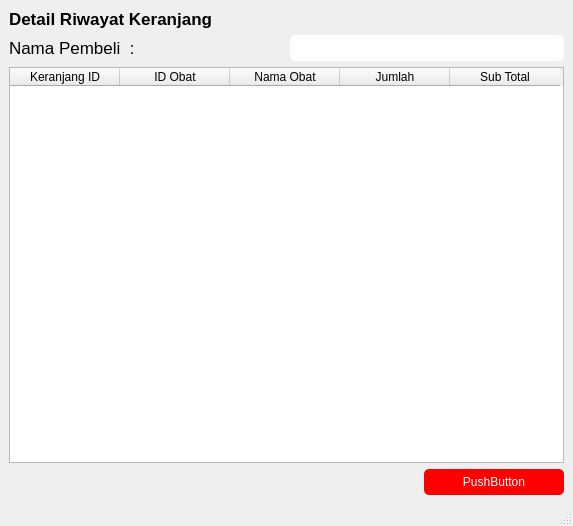
<?xml version="1.0" encoding="UTF-8"?>
<ui version="4.0">
 <class>MainWindow</class>
 <widget class="QMainWindow" name="MainWindow">
  <property name="geometry">
   <rect>
    <x>0</x>
    <y>0</y>
    <width>573</width>
    <height>526</height>
   </rect>
  </property>
  <property name="windowTitle">
   <string>MainWindow</string>
  </property>
  <widget class="QWidget" name="centralwidget">
   <layout class="QVBoxLayout" name="verticalLayout">
    <item>
     <widget class="QLabel" name="label">
      <property name="font">
       <font>
        <pointsize>13</pointsize>
        <bold>true</bold>
       </font>
      </property>
      <property name="text">
       <string>Detail Riwayat Keranjang</string>
      </property>
     </widget>
    </item>
    <item>
     <layout class="QGridLayout" name="gridLayout">
      <item row="0" column="0">
       <widget class="QLabel" name="label_2">
        <property name="font">
         <font>
          <pointsize>13</pointsize>
         </font>
        </property>
        <property name="text">
         <string>Nama Pembeli  :</string>
        </property>
       </widget>
      </item>
      <item row="0" column="2">
       <widget class="QLabel" name="label_namaPembeli">
        <property name="styleSheet">
         <string notr="true">background-color: rgb(255, 255, 255);
border-radius: 5px;
padding: 6px 8px; 
alternate-background-color: rgb(187, 255, 253);</string>
        </property>
        <property name="text">
         <string/>
        </property>
       </widget>
      </item>
     </layout>
    </item>
    <item>
     <widget class="QTableWidget" name="tableWidget">
      <attribute name="horizontalHeaderDefaultSectionSize">
       <number>110</number>
      </attribute>
      <column>
       <property name="text">
        <string>Keranjang ID</string>
       </property>
      </column>
      <column>
       <property name="text">
        <string>ID Obat</string>
       </property>
      </column>
      <column>
       <property name="text">
        <string>Nama Obat</string>
       </property>
      </column>
      <column>
       <property name="text">
        <string>Jumlah</string>
       </property>
      </column>
      <column>
       <property name="text">
        <string>Sub Total</string>
       </property>
      </column>
     </widget>
    </item>
    <item alignment="Qt::AlignRight">
     <widget class="QPushButton" name="pushButton">
      <property name="styleSheet">
       <string notr="true">QPushButton { 
border-radius: 5px; 
	background-color: rgb(255, 0, 0);
    color: white;
padding: 6px 20px;
    min-width: 100px;
    max-width: 200px;
}

/* Saat kursor hover */
QPushButton:hover {
     /* warna saat hover */
background-color:rgb(213, 0, 0);
	color: white;
}

/* Saat tombol ditekan */
QPushButton:pressed {
     /* warna saat ditekan */
background-color: rgb(213, 0, 0);
	color: white;
}</string>
      </property>
      <property name="text">
       <string>PushButton</string>
      </property>
     </widget>
    </item>
   </layout>
  </widget>
  <widget class="QMenuBar" name="menubar">
   <property name="geometry">
    <rect>
     <x>0</x>
     <y>0</y>
     <width>573</width>
     <height>22</height>
    </rect>
   </property>
  </widget>
  <widget class="QStatusBar" name="statusbar"/>
 </widget>
 <resources/>
 <connections/>
</ui>
